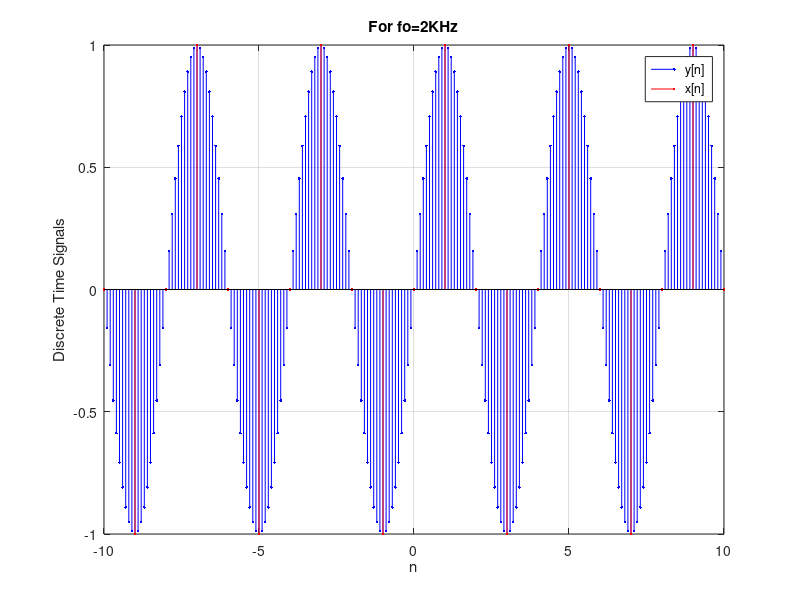

Source code (MATLAB):
n=-10:1:10;
p=-10:0.1:10;
x=sin(2*pi*(2/8)*n);
y=sin(2*pi*(2/8)*p);
stem(p,y,'b.-')
hold on 
stem(n,x,'r.-')
xlim([-10.0 10.0])
ylim([-1.00 1.00])
grid on
title('For fo=2KHz')
xlabel('n')
xlim([-10.0 10.0])
ylim([-1.00 1.00])
legend({'y[n]','x[n]'})
ylabel('Discrete Time Signals')

